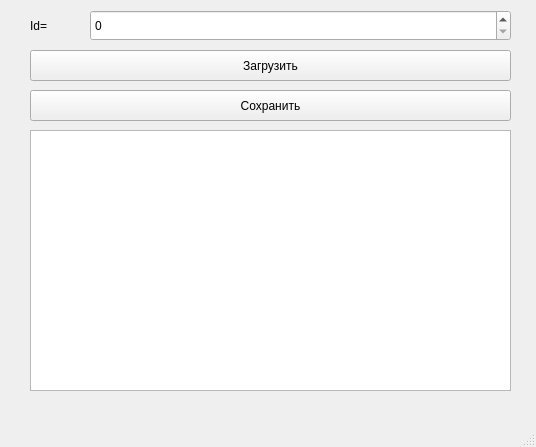
<?xml version="1.0" encoding="UTF-8"?>
<ui version="4.0">
 <class>MainWindow</class>
 <widget class="QMainWindow" name="MainWindow">
  <property name="geometry">
   <rect>
    <x>0</x>
    <y>0</y>
    <width>536</width>
    <height>447</height>
   </rect>
  </property>
  <property name="windowTitle">
   <string>MainWindow</string>
  </property>
  <widget class="QWidget" name="centralwidget">
   <widget class="QTableWidget" name="tableWidget">
    <property name="geometry">
     <rect>
      <x>30</x>
      <y>130</y>
      <width>481</width>
      <height>261</height>
     </rect>
    </property>
   </widget>
   <widget class="QPushButton" name="pushButton">
    <property name="geometry">
     <rect>
      <x>30</x>
      <y>50</y>
      <width>481</width>
      <height>31</height>
     </rect>
    </property>
    <property name="text">
     <string>Загрузить</string>
    </property>
   </widget>
   <widget class="QPushButton" name="pushButton_2">
    <property name="geometry">
     <rect>
      <x>30</x>
      <y>90</y>
      <width>481</width>
      <height>31</height>
     </rect>
    </property>
    <property name="text">
     <string>Сохранить</string>
    </property>
   </widget>
   <widget class="QSpinBox" name="spinBox">
    <property name="geometry">
     <rect>
      <x>90</x>
      <y>10</y>
      <width>421</width>
      <height>31</height>
     </rect>
    </property>
   </widget>
   <widget class="QLabel" name="label">
    <property name="geometry">
     <rect>
      <x>30</x>
      <y>10</y>
      <width>71</width>
      <height>31</height>
     </rect>
    </property>
    <property name="text">
     <string>Id=</string>
    </property>
   </widget>
  </widget>
  <widget class="QMenuBar" name="menubar">
   <property name="geometry">
    <rect>
     <x>0</x>
     <y>0</y>
     <width>536</width>
     <height>21</height>
    </rect>
   </property>
  </widget>
  <widget class="QStatusBar" name="statusbar"/>
 </widget>
 <resources/>
 <connections/>
</ui>
